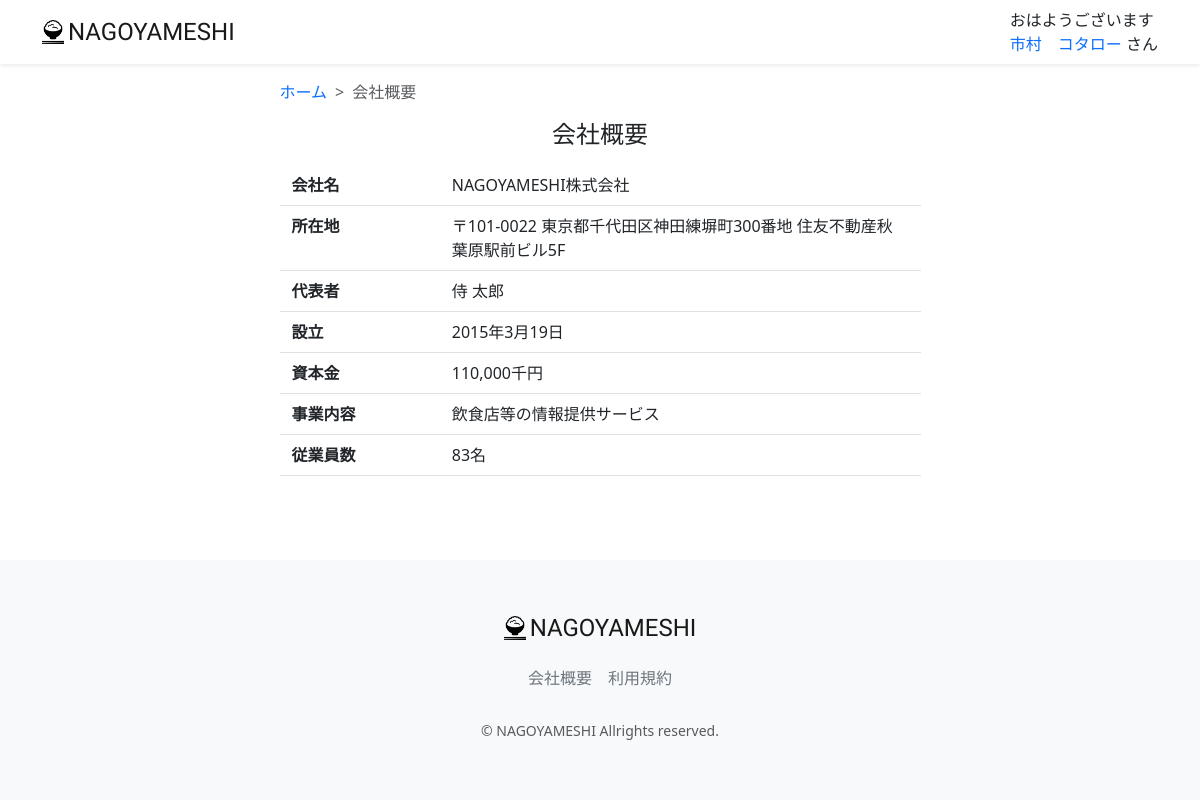
The app's page /company/ (signed in), older data.
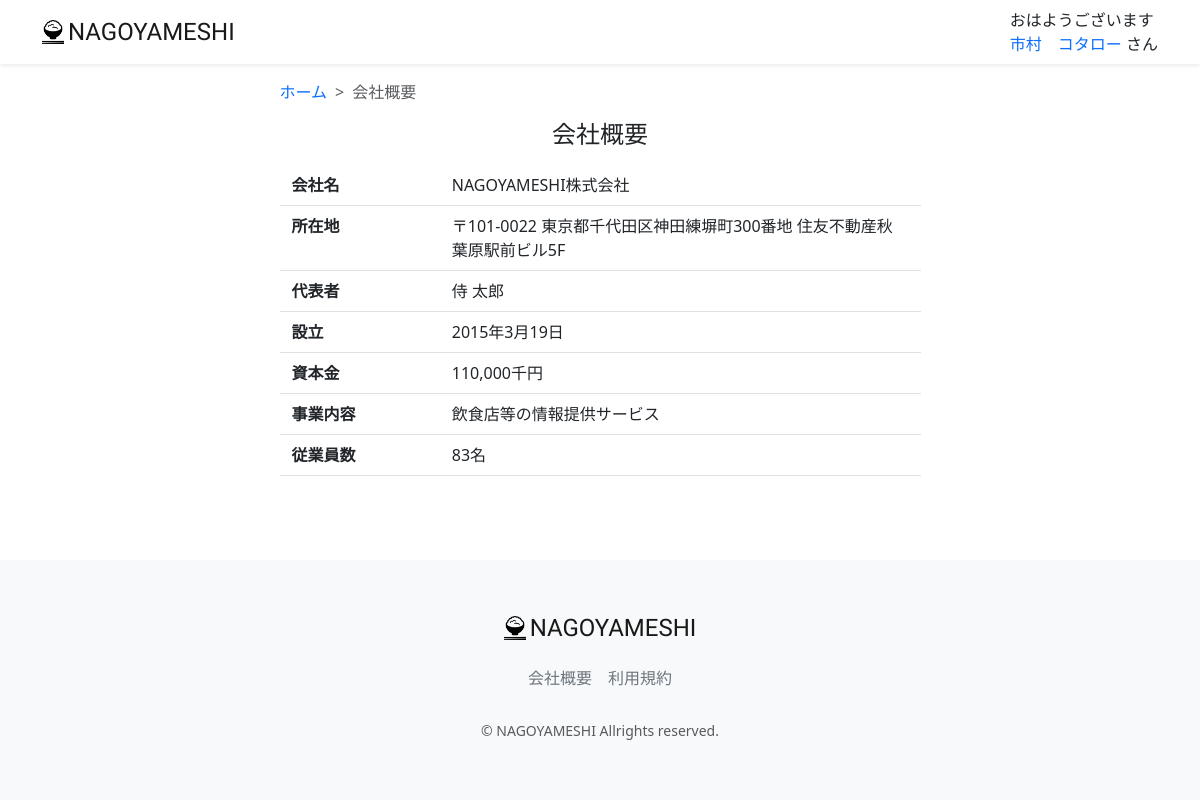
The same page, newer data.
### accounts/models.py (models this page shows, shortened)
class CustomUser(AbstractUser):
    GENDER_TYPES = (
        ("男性","男性"),
        ("女性","女性"),
        ("未回答","未回答"),
    )
    user_name_kanji = models.CharField("名前" ,max_length=20, blank=False, null=False)
    user_name_kana = models.CharField("ふりがな" ,max_length=50, blank=False, null=False)
    birthday = models.CharField("生年月日" , max_length=20, null=True, blank=True)
    gender = models.CharField("性別", max_length=50, choices=GENDER_TYPES, blank=True)
    job = models.ForeignKey(Job, on_delete=models.DO_NOTHING, blank=True, null=True)
    is_subscribed = models.BooleanField(default=False, verbose_name="有料会員")
    card_name = models.CharField(max_length=128, null=True, blank=True, verbose_name="カード名義")
    card_number = models.CharField(max_length=128, null=True, blank=True, verbose_name="カード番号")
    stripeCustomerId = models.CharField(max_length=255,null=True, blank=True)
    stripeSubscriptionId = models.CharField(max_length=255,null=True, blank=True)
    regist_date = models.DateTimeField(default=timezone.now)
    created_day = models.DateTimeField("登録日", default=datetime.datetime.now, null=True, blank=True)
    updated_day = models.DateTimeField("更新日", default=datetime.datetime.now, null=True, blank=True)
    deleted_day = models.DateTimeField("削除日", null=True, blank=True)
    class Meta:
        verbose_name_plural = "CustomUser"

### restaurant/views.py (the view)
# urls.py: path("company/", views.CompanyView.as_view(), name="company_page"),
class CompanyView(generic.TemplateView):
    template_name = "layout/company.html"

### restaurant/templatetags/custom_tag.py (called while the page is built)
@register.filter
def honor(val):
    return 'さん'

@register.filter
def greet(val):
    greeting = 'ようこそ'
    now = datetime.datetime.now()
    if now.hour <= 8:
        greeting = 'おはようございます'
    elif now.hour <= 18:
        greeting = 'こんにちは'
    else:
        greeting = 'こんばんは'
    return f'{greeting}'

### restaurant/templates/layout/company.html (shortened to what this page needs)
{% extends 'layout/base.html' %}
{% block content %}
<main>
    <div class="container nagoyameshi-container pb-5">
        <div class="row justify-content-center">
            <div class="col-xxl-6 col-xl-7 col-lg-8 col-md-10">
                <nav class="my-3" style="--bs-breadcrumb-divider: '>';" aria-label="breadcrumb">
                    <ol class="breadcrumb mb-0">
                        <li class="breadcrumb-item">
                            <a href="{% url 'top_page'%}">ホーム</a>
                        </li>
                        <li class="breadcrumb-item active" aria-current="page">
                            会社概要
                        </li>
                    </ol>
                </nav>
                <h1 class="mb-4 text-center">会社概要</h1>
                    <div class="container mb-4">
                        <div class="row pb-2 mb-2 border-bottom">
                            <div class="col-3">
                                <span class="fw-bold">会社名</span>
                            </div>
                            <div class="col">
                                <span>NAGOYAMESHI株式会社</span>
                            </div>
                        </div>
                        <div class="row pb-2 mb-2 border-bottom">
                            <div class="col-3">
                                <span class="fw-bold">所在地</span>
                            </div>
                            <div class="col">
                                <span>〒101-0022 東京都千代田区神田練塀町300番地 住友不動産秋葉原駅前ビル5F</span>
                            </div>
                        </div>
                        <div class="row pb-2 mb-2 border-bottom">
                            <div class="col-3">
                                <span class="fw-bold">代表者</span>
                            </div>
                            <div class="col">
                                <span>侍 太郎</span>
                            </div>
                            </div>
                            <div class="row pb-2 mb-2 border-bottom">
                                <div class="col-3">
                                    <span class="fw-bold">設立</span>
                                </div>
                                <div class="col">
                                    <span>2015年3月19日</span>
                                </div>
                            </div>
                            <div class="row pb-2 mb-2 border-bottom">
                                <div class="col-3">
                                    <span class="fw-bold">資本金</span>
                            </div>
                            <div class="col">
                                <span>110,000千円</span>
                            </div>
                        </div>
                        <div class="row pb-2 mb-2 border-bottom">
                            <div class="col-3">
                                <span class="fw-bold">事業内容</span>
                            </div>
                            <div class="col">
                                <span>飲食店等の情報提供サービス</span>
                            </div>
                        </div>
                        <div class="row pb-2 mb-2 border-bottom">
                            <div class="col-3">
                                <span class="fw-bold">従業員数</span>
                            </div>
                        <div class="col">
                            <span>83名</span>
                        </div>
                    </div>
                </div>
            </div>
        </div>
    </div>
</main>
{% endblock %}

### restaurant/templates/layout/base.html (shortened to what this page needs)
{% load static %}
{% load custom_tag %}
<!DOCTYPE html>
<html lang="ja">
    <head>
        <link href="https://cdn.jsdelivr.net/npm/bootstrap@5.3.3/dist/css/bootstrap.min.css" rel="stylesheet">
        <link href="{% static 'css/nagoyameshi.css' %}" rel="stylesheet">
    </head>
    <body>
        <div id="app" class="wrapper">
            <nav class="navbar navbar-expand-md navbar-light bg-white shadow-sm">
                <div class="container nagoyameshi-container">
                    <a class="navbar-brand app-name" href="{% url 'top_page' %}">
                    <div class="d-flex align-items-center">
                        <img class="nagoyameshi-logo me-1" src="{% static 'images/logo/logo.png' %}" alt="nagoyameshi">NAGOYAMESHI
                    </div>
                    </a>
                    <div class="collapse navbar-collapse" id="navbarSupportedContent">
                        <ul class="navbar-nav ms-auto">
                            {% if user.is_staff %}
                            <li class="nav-item dropdown">
                                {{user.user_name_kanji|greet}}
                                <br>
                                <a id="navbarDropdown" class="nav-linkdropdown-toggle" href="#" role="button" data-bs-toggle="dropdown" aria-haspopup="true" aria-expanded="false" v-pre>
                                    {{ user.user_name_kanji}}
                                </a>
                                {{user.user_name_kanji|honor}}
                            </li>
                            {% else %}
                                {% if user.is_authenticated %}
                                <li class="nav-item dropdown">
                                    {{user.user_name_kanji|greet}}<br>
                                    <a id="navbarDropdown" class="nav-linkdropdown-toggle" href="#" role="button" data-bs-toggle="dropdown" aria-haspopup="true" aria-expanded="false" v-pre>
                                        {{ user.user_name_kanji }}
                                    </a>
                                    {{user.user_name_kanji|honor}}
                                </li>
                                {% endif %}
                            {% endif %}
                        </ul>
                    </div>
                </div>
            </nav>
            {% block content %}{% endblock %}
            <footer class="bg-light">
                <div class="d-flex justify-content-center footer-logo">
                    <a class="navbar-brand app-name" href="{% url 'top_page' %}">
                        <div class="d-flex align-items-center">
                            <img class="nagoyameshi-logo me-1" src="{% static 'images/logo/logo.png' %}" alt="nagoyameshi">
                               NAGOYAMESHI
                        </div>
                    </a>
                </div>
                <div class="d-flex justify-content-center footer-link">
                    <a href="{% url 'company_page' %}" class="link-secondary me-3">会社概要</a>
                    <a href="{% url 'terms_page' %}" class="link-secondary">利用規約</a>
                </div>
                <p class="text-center text-muted small mb-0">&copy; NAGOYAMESHI Allrights reserved.</p>
            </footer>
        </div>
    </body>
</html>

Row changes from the older to the newer data that the page shows:
changed CustomUser "おはようございます": is_staff True → False (drawn)
